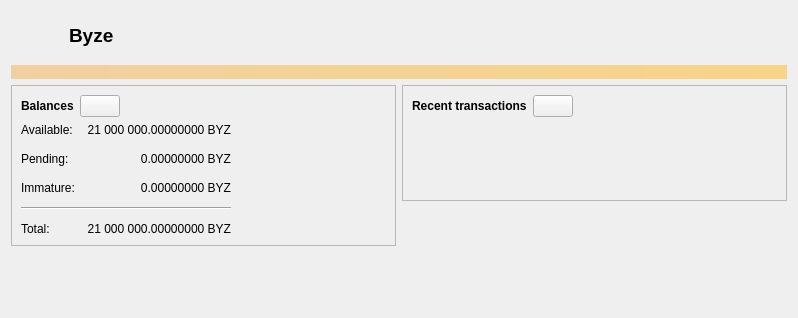
<?xml version="1.0" encoding="UTF-8"?>
<ui version="4.0">
 <class>OverviewPage</class>
 <widget class="QWidget" name="OverviewPage">
  <property name="geometry">
   <rect>
    <x>0</x>
    <y>0</y>
    <width>798</width>
    <height>318</height>
   </rect>
  </property>
  <property name="windowTitle">
   <string>Form</string>
  </property>
  <layout class="QVBoxLayout" name="topLayout">
   <item>
    <layout class="QHBoxLayout" name="brandHeaderLayout">
     <property name="spacing">
      <number>10</number>
     </property>
     <item>
      <widget class="QLabel" name="labelBrandIcon">
       <property name="minimumSize">
        <size>
         <width>48</width>
         <height>48</height>
        </size>
       </property>
       <property name="maximumSize">
        <size>
         <width>48</width>
         <height>48</height>
        </size>
       </property>
       <property name="scaledContents">
        <bool>true</bool>
       </property>
       <property name="pixmap">
        <pixmap resource="../bitcoin.qrc">:/icons/bitcoin</pixmap>
       </property>
      </widget>
     </item>
     <item>
      <widget class="QLabel" name="labelBrandTitle">
       <property name="font">
        <font>
         <pointsize>14</pointsize>
         <weight>75</weight>
         <bold>true</bold>
        </font>
       </property>
       <property name="text">
        <string notr="true">Byze</string>
       </property>
      </widget>
     </item>
     <item>
      <spacer name="brandHeaderSpacer">
       <property name="orientation">
        <enum>Qt::Horizontal</enum>
       </property>
       <property name="sizeHint" stdset="0">
        <size>
         <width>40</width>
         <height>20</height>
        </size>
       </property>
      </spacer>
     </item>
    </layout>
   </item>
   <item>
    <widget class="QLabel" name="labelAlerts">
     <property name="visible">
      <bool>false</bool>
     </property>
     <property name="styleSheet">
      <string notr="true">QLabel { background-color: qlineargradient(x1: 0, y1: 0, x2: 1, y2: 0, stop:0 #F0D0A0, stop:1 #F8D488); color:#000000; }</string>
     </property>
     <property name="wordWrap">
      <bool>true</bool>
     </property>
     <property name="margin">
      <number>3</number>
     </property>
     <property name="textInteractionFlags">
      <set>Qt::TextSelectableByMouse</set>
     </property>
    </widget>
   </item>
   <item>
    <layout class="QHBoxLayout" name="horizontalLayout" stretch="1,1">
     <item>
      <layout class="QVBoxLayout" name="verticalLayout_2">
       <item>
        <widget class="QFrame" name="frame">
         <property name="frameShape">
          <enum>QFrame::StyledPanel</enum>
         </property>
         <property name="frameShadow">
          <enum>QFrame::Raised</enum>
         </property>
         <layout class="QVBoxLayout" name="verticalLayout_4">
          <item>
           <layout class="QHBoxLayout" name="horizontalLayout_4">
            <item>
             <widget class="QLabel" name="label_5">
              <property name="font">
               <font>
                <weight>75</weight>
                <bold>true</bold>
               </font>
              </property>
              <property name="text">
               <string>Balances</string>
              </property>
             </widget>
            </item>
            <item>
             <widget class="QPushButton" name="labelWalletStatus">
              <property name="enabled">
               <bool>true</bool>
              </property>
              <property name="maximumSize">
               <size>
                <width>45</width>
                <height>16777215</height>
               </size>
              </property>
              <property name="toolTip">
               <string>The displayed information may be out of date. Your wallet automatically synchronizes with the Byze network after a connection is established, but this process has not completed yet.</string>
              </property>
              <property name="text">
               <string/>
              </property>
              <property name="icon">
               <iconset resource="../bitcoin.qrc">
                <normaloff>:/icons/warning</normaloff>
                <disabledoff>:/icons/warning</disabledoff>:/icons/warning</iconset>
              </property>
              <property name="iconSize">
               <size>
                <width>24</width>
                <height>24</height>
               </size>
              </property>
             </widget>
            </item>
            <item>
             <spacer name="horizontalSpacer_3">
              <property name="orientation">
               <enum>Qt::Horizontal</enum>
              </property>
              <property name="sizeHint" stdset="0">
               <size>
                <width>40</width>
                <height>20</height>
               </size>
              </property>
             </spacer>
            </item>
           </layout>
          </item>
          <item>
           <layout class="QGridLayout" name="gridLayout">
            <property name="spacing">
             <number>12</number>
            </property>
            <item row="1" column="1">
             <widget class="QLabel" name="labelUnconfirmed">
              <property name="cursor">
               <cursorShape>IBeamCursor</cursorShape>
              </property>
              <property name="toolTip">
               <string>Total of transactions that have yet to be confirmed, and do not yet count toward the spendable balance</string>
              </property>
              <property name="text">
               <string notr="true">0.00000000 BYZ</string>
              </property>
              <property name="alignment">
               <set>Qt::AlignRight|Qt::AlignTrailing|Qt::AlignVCenter</set>
              </property>
              <property name="textInteractionFlags">
               <set>Qt::LinksAccessibleByMouse|Qt::TextSelectableByKeyboard|Qt::TextSelectableByMouse</set>
              </property>
             </widget>
            </item>
            <item row="3" column="0" colspan="2">
             <widget class="Line" name="line">
              <property name="orientation">
               <enum>Qt::Horizontal</enum>
              </property>
             </widget>
            </item>
            <item row="4" column="0">
             <widget class="QLabel" name="labelTotalText">
              <property name="text">
               <string>Total:</string>
              </property>
             </widget>
            </item>
            <item row="2" column="1">
             <widget class="QLabel" name="labelImmature">
              <property name="cursor">
               <cursorShape>IBeamCursor</cursorShape>
              </property>
              <property name="toolTip">
               <string>Mined balance that has not yet matured</string>
              </property>
              <property name="text">
               <string notr="true">0.00000000 BYZ</string>
              </property>
              <property name="alignment">
               <set>Qt::AlignRight|Qt::AlignTrailing|Qt::AlignVCenter</set>
              </property>
              <property name="textInteractionFlags">
               <set>Qt::LinksAccessibleByMouse|Qt::TextSelectableByKeyboard|Qt::TextSelectableByMouse</set>
              </property>
             </widget>
            </item>
            <item row="1" column="2">
             <spacer name="horizontalSpacer_2">
              <property name="orientation">
               <enum>Qt::Horizontal</enum>
              </property>
              <property name="sizeHint" stdset="0">
               <size>
                <width>40</width>
                <height>20</height>
               </size>
              </property>
             </spacer>
            </item>
            <item row="2" column="0">
             <widget class="QLabel" name="labelImmatureText">
              <property name="text">
               <string>Immature:</string>
              </property>
             </widget>
            </item>
            <item row="4" column="1">
             <widget class="QLabel" name="labelTotal">
              <property name="cursor">
               <cursorShape>IBeamCursor</cursorShape>
              </property>
              <property name="toolTip">
               <string>Your current total balance</string>
              </property>
              <property name="text">
               <string notr="true">21 000 000.00000000 BYZ</string>
              </property>
              <property name="alignment">
               <set>Qt::AlignRight|Qt::AlignTrailing|Qt::AlignVCenter</set>
              </property>
              <property name="textInteractionFlags">
               <set>Qt::LinksAccessibleByMouse|Qt::TextSelectableByKeyboard|Qt::TextSelectableByMouse</set>
              </property>
             </widget>
            </item>
            <item row="0" column="0">
             <widget class="QLabel" name="labelBalanceText">
              <property name="text">
               <string>Available:</string>
              </property>
             </widget>
            </item>
            <item row="0" column="1">
             <widget class="QLabel" name="labelBalance">
              <property name="cursor">
               <cursorShape>IBeamCursor</cursorShape>
              </property>
              <property name="toolTip">
               <string>Your current spendable balance</string>
              </property>
              <property name="text">
               <string notr="true">21 000 000.00000000 BYZ</string>
              </property>
              <property name="alignment">
               <set>Qt::AlignRight|Qt::AlignTrailing|Qt::AlignVCenter</set>
              </property>
              <property name="textInteractionFlags">
               <set>Qt::LinksAccessibleByMouse|Qt::TextSelectableByKeyboard|Qt::TextSelectableByMouse</set>
              </property>
             </widget>
            </item>
            <item row="1" column="0">
             <widget class="QLabel" name="labelPendingText">
              <property name="text">
               <string>Pending:</string>
              </property>
             </widget>
            </item>
           </layout>
          </item>
         </layout>
        </widget>
       </item>
       <item>
        <spacer name="verticalSpacer">
         <property name="orientation">
          <enum>Qt::Vertical</enum>
         </property>
         <property name="sizeHint" stdset="0">
          <size>
           <width>20</width>
           <height>40</height>
          </size>
         </property>
        </spacer>
       </item>
      </layout>
     </item>
     <item>
      <layout class="QVBoxLayout" name="verticalLayout_3">
       <item>
        <widget class="QFrame" name="frame_2">
         <property name="frameShape">
          <enum>QFrame::StyledPanel</enum>
         </property>
         <property name="frameShadow">
          <enum>QFrame::Raised</enum>
         </property>
         <layout class="QVBoxLayout" name="verticalLayout">
          <item>
           <layout class="QHBoxLayout" name="horizontalLayout_2">
            <item>
             <widget class="QLabel" name="label_4">
              <property name="font">
               <font>
                <weight>75</weight>
                <bold>true</bold>
               </font>
              </property>
              <property name="text">
               <string>Recent transactions</string>
              </property>
             </widget>
            </item>
            <item>
             <widget class="QPushButton" name="labelTransactionsStatus">
              <property name="enabled">
               <bool>true</bool>
              </property>
              <property name="maximumSize">
               <size>
                <width>45</width>
                <height>16777215</height>
               </size>
              </property>
              <property name="toolTip">
               <string>The displayed information may be out of date. Your wallet automatically synchronizes with the Byze network after a connection is established, but this process has not completed yet.</string>
              </property>
              <property name="text">
               <string/>
              </property>
              <property name="icon">
               <iconset resource="../bitcoin.qrc">
                <normaloff>:/icons/warning</normaloff>
                <disabledoff>:/icons/warning</disabledoff>:/icons/warning</iconset>
              </property>
              <property name="iconSize">
               <size>
                <width>24</width>
                <height>24</height>
               </size>
              </property>
             </widget>
            </item>
            <item>
             <spacer name="horizontalSpacer">
              <property name="orientation">
               <enum>Qt::Horizontal</enum>
              </property>
              <property name="sizeHint" stdset="0">
               <size>
                <width>40</width>
                <height>20</height>
               </size>
              </property>
             </spacer>
            </item>
           </layout>
          </item>
          <item>
           <widget class="TransactionOverviewWidget" name="listTransactions">
            <property name="styleSheet">
             <string notr="true">QListView { background: transparent; }</string>
            </property>
            <property name="frameShape">
             <enum>QFrame::NoFrame</enum>
            </property>
            <property name="verticalScrollBarPolicy">
             <enum>Qt::ScrollBarAlwaysOff</enum>
            </property>
            <property name="horizontalScrollBarPolicy">
             <enum>Qt::ScrollBarAlwaysOff</enum>
            </property>
            <property name="sizeAdjustPolicy">
             <enum>QAbstractScrollArea::AdjustToContents</enum>
            </property>
            <property name="selectionMode">
             <enum>QAbstractItemView::NoSelection</enum>
            </property>
            <property name="uniformItemSizes">
             <bool>true</bool>
            </property>
           </widget>
          </item>
         </layout>
        </widget>
       </item>
       <item>
        <spacer name="verticalSpacer_2">
         <property name="orientation">
          <enum>Qt::Vertical</enum>
         </property>
         <property name="sizeHint" stdset="0">
          <size>
           <width>20</width>
           <height>40</height>
          </size>
         </property>
        </spacer>
       </item>
      </layout>
     </item>
    </layout>
   </item>
  </layout>
 </widget>
 <customwidgets>
  <customwidget>
   <class>TransactionOverviewWidget</class>
   <extends>QListView</extends>
   <header>qt/transactionoverviewwidget.h</header>
  </customwidget>
 </customwidgets>
 <resources/>
 <connections/>
</ui>
